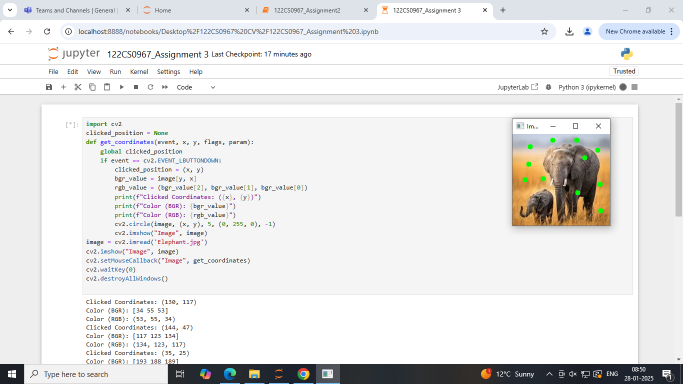
#> input picture assi3a2.png, 1366 x 768 px, given in place of lion.jpg, which was not available (shown at 1/2 size)
$ jupyter execute --allow-errors 122CS0967_Assignment1.ipynb
#> lines starting #> are read from the running program, lines starting #| are printed output that depends on the picture; after the words box and inside, x2 and y2 are one past the last pixel; in counts of white or black regions, pixels touching at a corner belong together; pictures that were not available may be replaced by others from this repository, and a replacement may not be noted
[cell 1]
print("Hello world")

[cell 2]
a=int(input("Enter the number:"))
#> the answer given: 3
if a%2==0:
    print("Even")
else:
    print("Odd")

[cell 3]
for x in range(1,11):
    print(x)

[cell 4]
list1=[1,2,3,4,5]
for x in list1:
    print(x)

[cell 5]
def addition(num1:int ,num2:int)->int:
    sum=num1+num2
    return sum
a=int(input("Enter number1:"))
#> the answer given: 3
b=int(input("enter number 2:"))
#> the answer given: 3
addition(a,b)

[cell 6]
import cv2
import matplotlib.pyplot as plt

image = cv2.imread('C:\\Users\\Admin\\Downloads\\lion.jpg')
#> image is the input picture: shape (768, 1366, 3); mean B, G, R 230.4, 230.8, 231


image_rgb = cv2.cvtColor(image, cv2.COLOR_BGR2RGB)


plt.imshow(image_rgb)
plt.title('Original Image')

plt.show()


height, width, _ = image.shape
#> height = 768; width = 1366


resized_image = cv2.resize(image, (width // 2, height // 2))
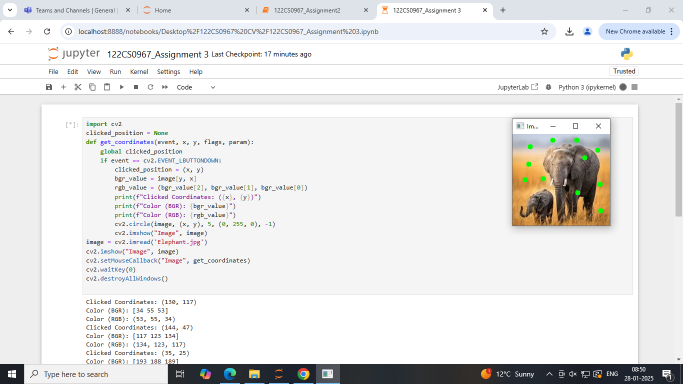
#> resized_image: shape (384, 683, 3); mean B, G, R 230.4, 230.8, 231

resized_image_rgb = cv2.cvtColor(resized_image, cv2.COLOR_BGR2RGB)


plt.imshow(resized_image_rgb)
plt.title('Resized Image')

plt.show()

[cell 7]
import cv2

image_path = 'lion.jpg'
image = cv2.imread(image_path)
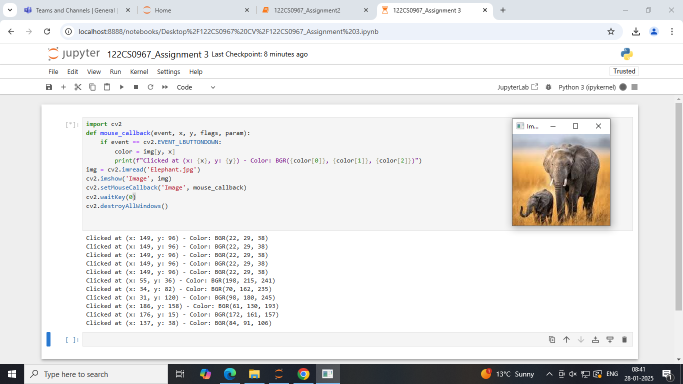
#> input picture assn3a.png, 1366 x 768 px, given in place of lion.jpg, which was not available (shown at 1/2 size)
#> image is the input picture: shape (768, 1366, 3); mean B, G, R 230.7, 230.9, 231.4

image[0:100, 0:100] = [0, 0, 0]
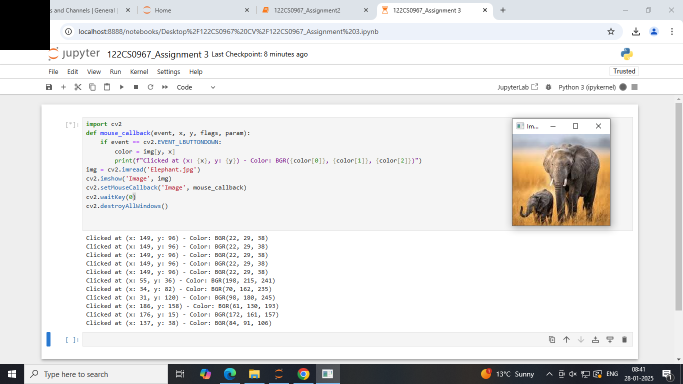
#> image: shape (768, 1366, 3) (shown at 1/2 size); 0.95% of pixels changed, all inside (x1, y1, x2, y2) = (0, 0, 100, 100)

cv2.imwrite('modified_image.jpg', image)
cv2.imshow('Modified Image', image)
cv2.waitKey(0)
cv2.destroyAllWindows()
